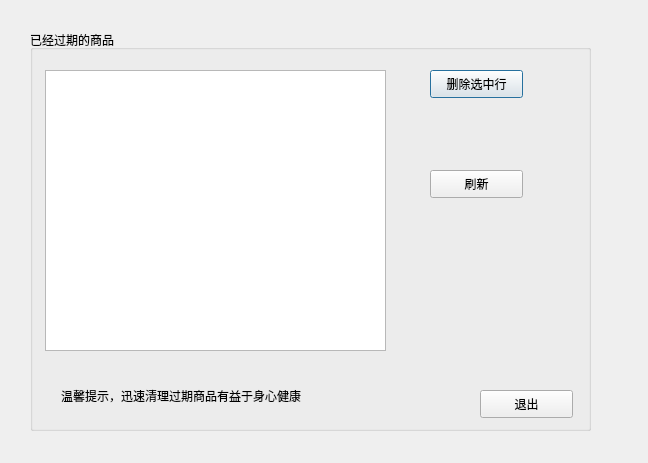
<?xml version="1.0" encoding="UTF-8"?>
<ui version="4.0">
 <class>outDateCargoDialog</class>
 <widget class="QDialog" name="outDateCargoDialog">
  <property name="geometry">
   <rect>
    <x>0</x>
    <y>0</y>
    <width>648</width>
    <height>463</height>
   </rect>
  </property>
  <property name="windowTitle">
   <string>Dialog</string>
  </property>
  <widget class="QGroupBox" name="groupBox">
   <property name="geometry">
    <rect>
     <x>30</x>
     <y>30</y>
     <width>561</width>
     <height>401</height>
    </rect>
   </property>
   <property name="title">
    <string>已经过期的商品</string>
   </property>
   <widget class="QTableView" name="outDateTabel">
    <property name="geometry">
     <rect>
      <x>15</x>
      <y>40</y>
      <width>341</width>
      <height>281</height>
     </rect>
    </property>
   </widget>
   <widget class="QPushButton" name="pushButton">
    <property name="geometry">
     <rect>
      <x>400</x>
      <y>40</y>
      <width>93</width>
      <height>28</height>
     </rect>
    </property>
    <property name="text">
     <string>删除选中行</string>
    </property>
   </widget>
   <widget class="QPushButton" name="cancelBtn">
    <property name="geometry">
     <rect>
      <x>450</x>
      <y>360</y>
      <width>93</width>
      <height>28</height>
     </rect>
    </property>
    <property name="text">
     <string>退出</string>
    </property>
   </widget>
   <widget class="QPushButton" name="renewBtn">
    <property name="geometry">
     <rect>
      <x>400</x>
      <y>140</y>
      <width>93</width>
      <height>28</height>
     </rect>
    </property>
    <property name="text">
     <string>刷新</string>
    </property>
   </widget>
   <widget class="QLabel" name="label">
    <property name="geometry">
     <rect>
      <x>31</x>
      <y>345</y>
      <width>301</width>
      <height>41</height>
     </rect>
    </property>
    <property name="text">
     <string>温馨提示，迅速清理过期商品有益于身心健康</string>
    </property>
   </widget>
  </widget>
 </widget>
 <resources/>
 <connections/>
</ui>
